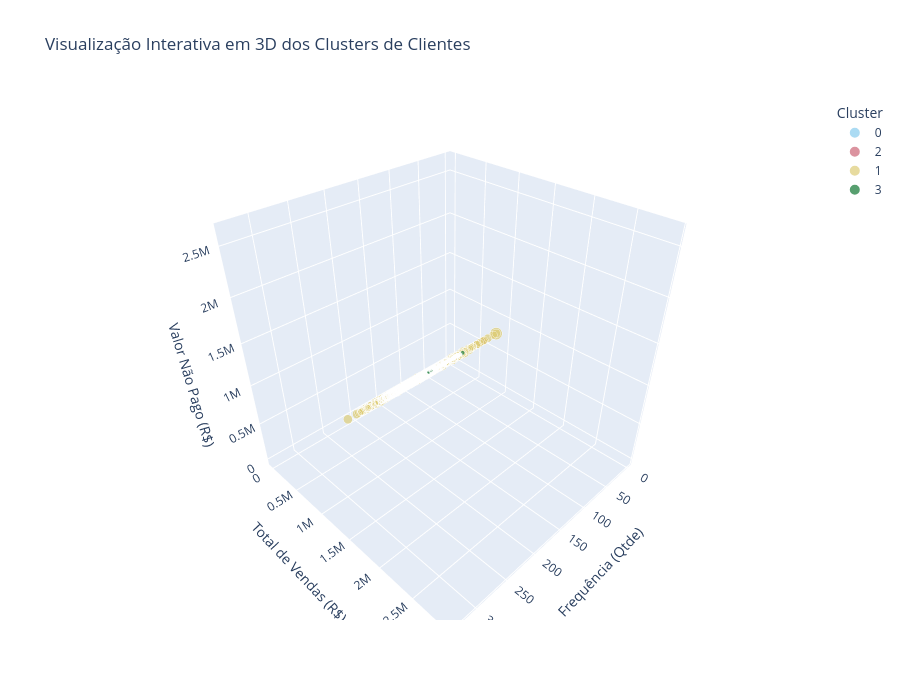

Source (notebook cell):
### Code cell
# Visualização Interativa 3D dos Clusters de Clientes com Plotly
import plotly.express as px
import plotly.graph_objects as go

df_plot = df.copy()
df_plot['Cluster'] = df_plot['Cluster'].astype(str)

fig_3d = px.scatter_3d(
    df_plot, 
    x='qtde', 
    y='total_vendas', 
    z='valor_nao_pago',
    color='Cluster',
    size='valor_pago',
    hover_data=['id'],
    title='Visualização Interativa em 3D dos Clusters de Clientes',
    color_discrete_sequence=px.colors.qualitative.Safe
)

# Calcular os centroides no espaço original
centroids_orig = scaler.inverse_transform(kmeans_final.cluster_centers_)

# Adicionar os centroides ao gráfico 3D
fig_3d.add_trace(go.Scatter3d(
    x=centroids_orig[:, 0],
    y=centroids_orig[:, 1],
    z=centroids_orig[:, 3],
    mode='markers',
    marker=dict(
        size=10,
        color='black',
        symbol='diamond',
        line=dict(color='white', width=2)
    ),
    name='Centroides'
))

fig_3d.update_layout(
    scene = dict(
        xaxis_title='Frequência (Qtde)',
        yaxis_title='Total de Vendas (R$)',
        zaxis_title='Valor Não Pago (R$)'
    ),
    width=900,
    height=700
)
fig_3d.show()

### Figure 1 — Plotly figure (JSON) as saved in the notebook; plotly's stock layout.template omitted (floating-point values rounded to 4 significant figures; data arrays with more than 128 entries replaced by an {"elided": "..."} marker saying what was removed)
{"data": [{"customdata": {"elided": "5563x1 int values"}, "hovertemplate": "Cluster=0<br>qtde=%{x}<br>total_vendas=%{y}<br>valor_nao_pago=%{z}<br>valor_pago=%{marker.size}<br>id=%{customdata[0]}<extra></extra>", "legendgroup": "0", "marker": {"color": "rgb(136, 204, 238)", "size": {"elided": "5563 float values"}, "sizemode": "area", "sizeref": 738.4, "symbol": "circle"}, "mode": "markers", "name": "0", "scene": "scene", "showlegend": true, "type": "scatter3d", "x": {"elided": "5563 int values"}, "y": {"elided": "5563 float values"}, "z": {"elided": "5563 float values"}}, {"customdata": {"elided": "2247x1 int values"}, "hovertemplate": "Cluster=2<br>qtde=%{x}<br>total_vendas=%{y}<br>valor_nao_pago=%{z}<br>valor_pago=%{marker.size}<br>id=%{customdata[0]}<extra></extra>", "legendgroup": "2", "marker": {"color": "rgb(204, 102, 119)", "size": {"elided": "2247 float values"}, "sizemode": "area", "sizeref": 738.4, "symbol": "circle"}, "mode": "markers", "name": "2", "scene": "scene", "showlegend": true, "type": "scatter3d", "x": {"elided": "2247 int values"}, "y": {"elided": "2247 float values"}, "z": {"elided": "2247 float values"}}, {"customdata": {"elided": "651x1 int values"}, "hovertemplate": "Cluster=1<br>qtde=%{x}<br>total_vendas=%{y}<br>valor_nao_pago=%{z}<br>valor_pago=%{marker.size}<br>id=%{customdata[0]}<extra></extra>", "legendgroup": "1", "marker": {"color": "rgb(221, 204, 119)", "size": {"elided": "651 float values"}, "sizemode": "area", "sizeref": 738.4, "symbol": "circle"}, "mode": "markers", "name": "1", "scene": "scene", "showlegend": true, "type": "scatter3d", "x": {"elided": "651 int values"}, "y": {"elided": "651 float values"}, "z": {"elided": "651 float values"}}, {"customdata": {"elided": "5672x1 int values"}, "hovertemplate": "Cluster=3<br>qtde=%{x}<br>total_vendas=%{y}<br>valor_nao_pago=%{z}<br>valor_pago=%{marker.size}<br>id=%{customdata[0]}<extra></extra>", "legendgroup": "3", "marker": {"color": "rgb(17, 119, 51)", "size": {"elided": "5672 float values"}, "sizemode": "area", "sizeref": 738.4, "symbol": "circle"}, "mode": "markers", "name": "3", "scene": "scene", "showlegend": true, "type": "scatter3d", "x": {"elided": "5672 int values"}, "y": {"elided": "5672 float values"}, "z": {"elided": "5672 float values"}}], "layout": {"height": 700, "legend": {"itemsizing": "constant", "title": {"text": "Cluster"}, "tracegroupgap": 0}, "scene": {"domain": {"x": [0, 1], "y": [0, 1]}, "xaxis": {"title": {"text": "Frequência (Qtde)"}}, "yaxis": {"title": {"text": "Total de Vendas (R$)"}}, "zaxis": {"title": {"text": "Valor Não Pago (R$)"}}}, "title": {"text": "Visualização Interativa em 3D dos Clusters de Clientes"}, "width": 900}}
